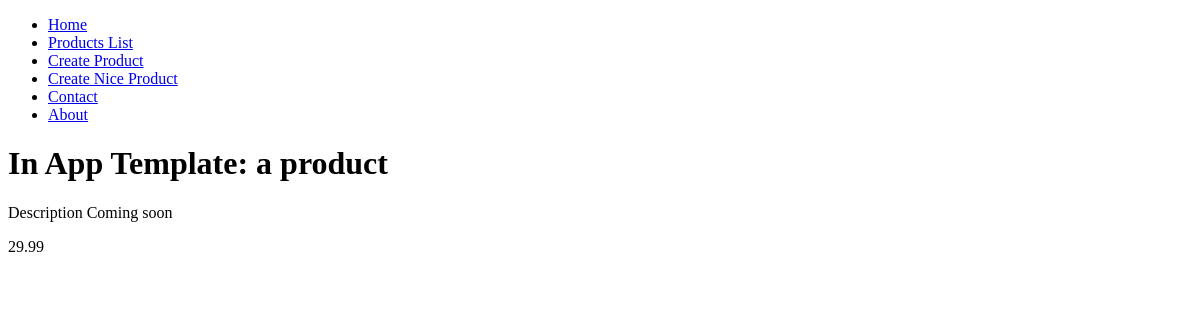
/products/product/, run on an earlier commit of the app's database.
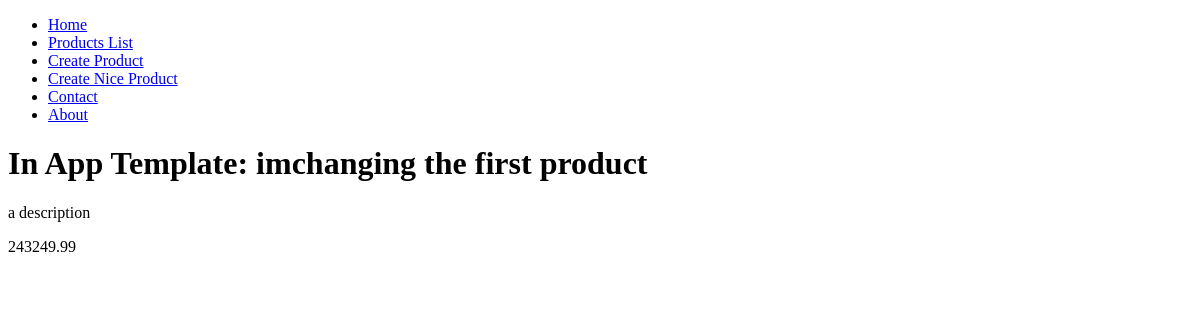
And on a later commit of the database.
### products/models.py (models this page shows, shortened)
class Product(models.Model):
    title = models.CharField(max_length=120)  # max_length = required
    description = models.TextField(blank=True, null=True)
    price = models.DecimalField(decimal_places=2, max_digits=10000)
    summary = models.TextField(blank=False, null=False)
    featured = models.BooleanField(default=True)

### products/views.py (the view)
# urls.py: path('product/', product_detail_view, name='product'),
def product_detail_view(request):
    obj = Product.objects.get(id=1)
    context = {
        'object': obj
    }
    return render(request, "products/product_details.html", context)

### products/templates/products/product_details.html
{% extends 'base.html' %}
{% block content %}
    <h1>In App Template: {{ object.title }}</h1>
    <p>
        {% if object.description != None and object.description != ''%} {{ object.description }}
        {% else %} Description Coming soon
        {% endif %}
    </p>
    <p>{{ object.price }}</p>
{% endblock %}

What changed in the data, as far as the page shows it:
changed Product: title "a product" → "imchanging the first product"; description (not shown) → "a description"; price "29.99" → "243249.99"
Also different on the page:
text no longer shown: "Description Coming soon"
